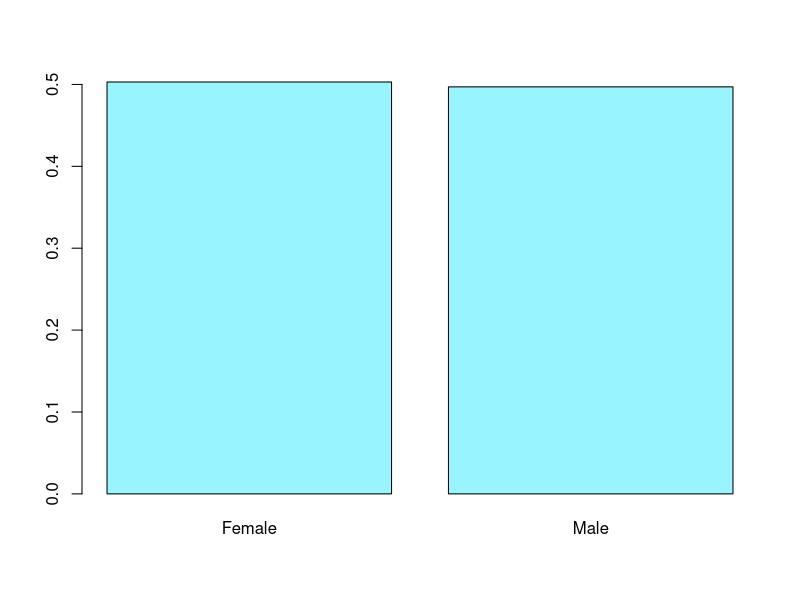
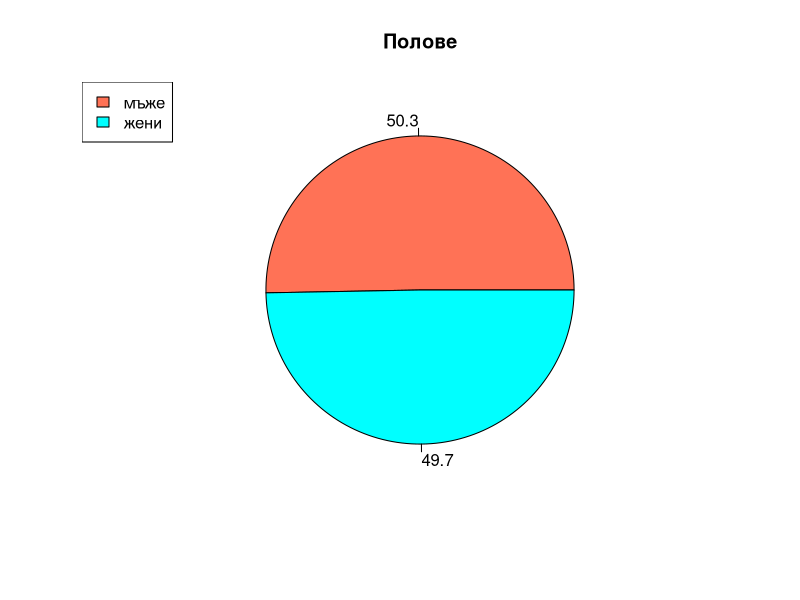
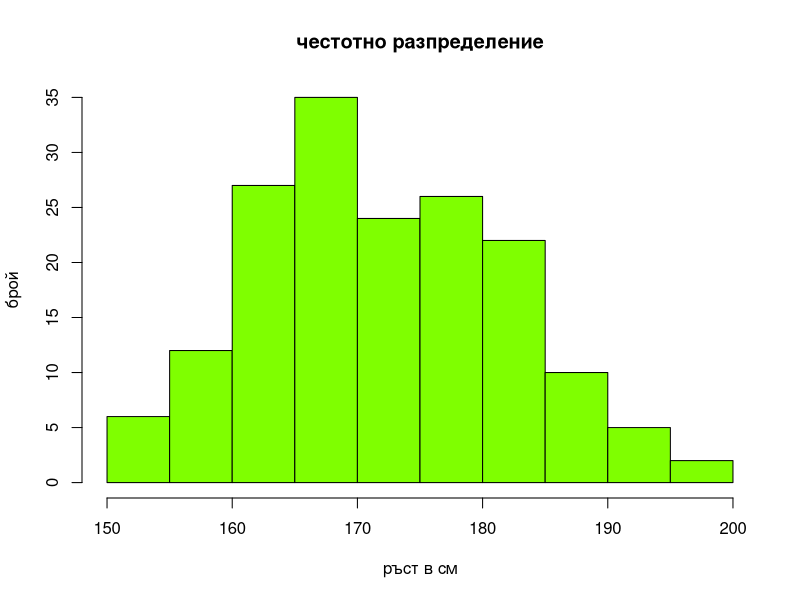
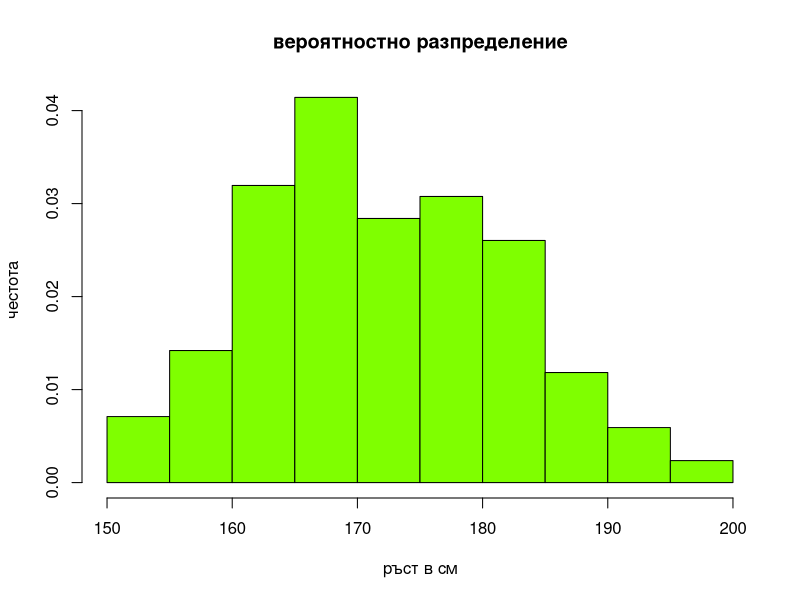
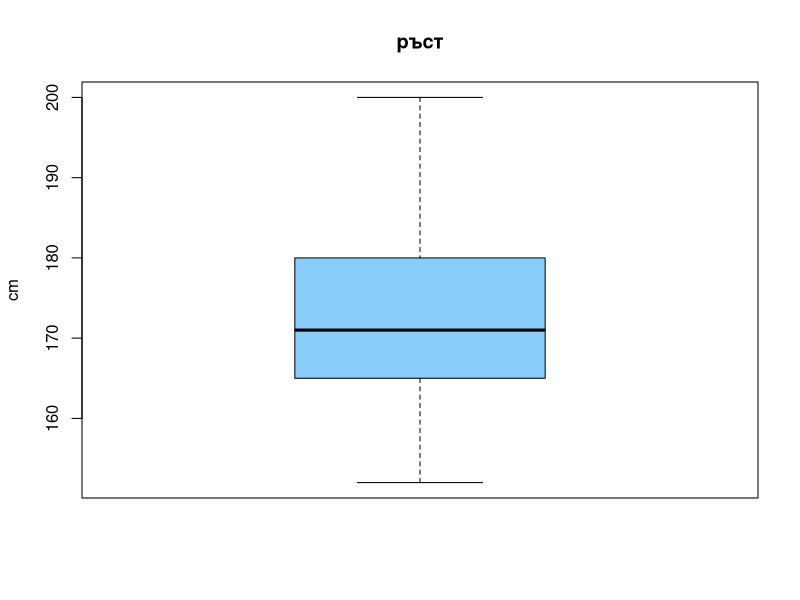
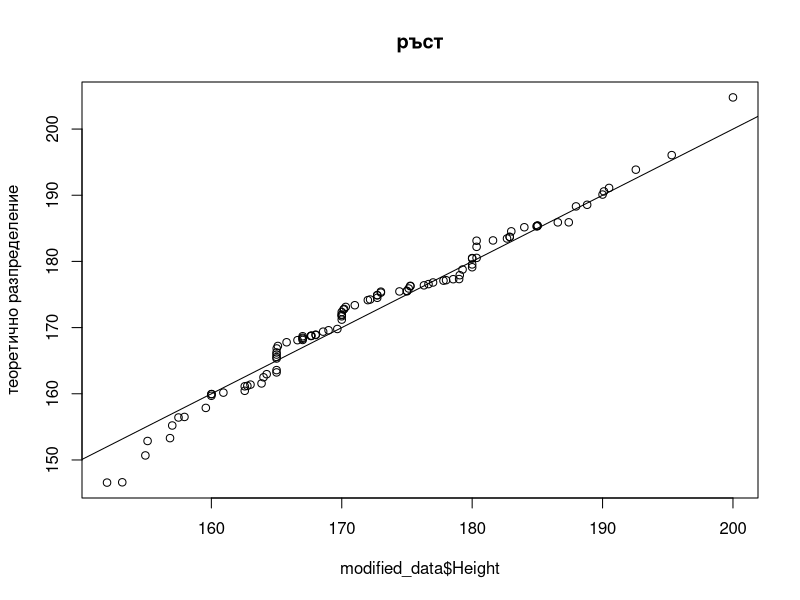
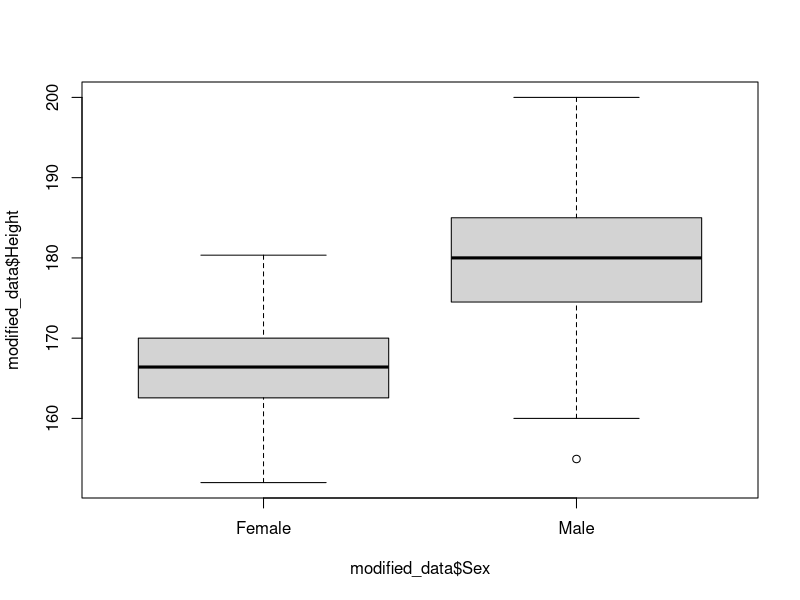
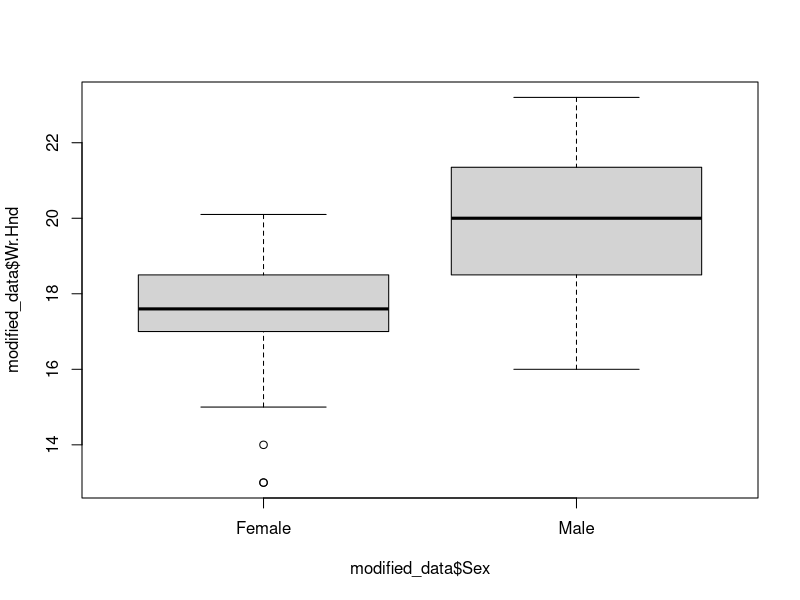

Reproduce these figures in R, in order.
# TODO 
# 
# 


# all columns in dataframe survey
# Sex, Wr.Hnd, NW.Hnd, W.Hnd, Fold, Pulse, Clap, Exer, Smoke, Height, M.I, Age

# wanted columns
# Sex(cat), Wr.Hnd(num cont), Pulse(num cont), Exer(cat), Smoke(cat), Height(num cont), Age(num cont)
 

# from the package MASS we are using the dataset survey
install.packages("MASS")

library("MASS") # or require("MASS")

# getting the wanted columns and removing NA values
columns_to_keep <- c("Sex", "Wr.Hnd", "Pulse", "Exer", "Smoke", "Height", "Age")

modified_data <- survey[columns_to_keep]

modified_data <- subset(modified_data, !is.na(modified_data$Sex) & 
                                    !is.na(modified_data$Wr.Hnd) & 
                                    !is.na(modified_data$Pulse) & 
                                    !is.na(modified_data$Exer) & 
                                    !is.na(modified_data$Smoke) & 
                                    !is.na(modified_data$Height) & 
                                    !is.na(modified_data$Age)) 
# maybe round Age?

# to write to csv file
write.csv(modified_data, 'D:\\surveyData.csv', row.names = FALSE)

# exercise, age, pulse
survey_observations <- dim(survey)[1]
survey_observations_ <- dim(modified_data)[1]


# 0. Анализ на една променлива
    # Sex (категорийна)
        # summary
        summary(modified_data$Sex)

        # barplot
        table_sex <- table(modified_data$Sex)
        barplot(height = prop.table(table(modified_data$Sex)), col = "cadetblue1")

        # piechart
        percents <- round(100*table_sex / sum(table_sex), 1)
        colors <- c("coral1", "cyan1")

        pie(x = table_sex, main = "Полове", labels = percents, col = colors)
        legend(x = "topleft", legend = c("мъже", "жени"), cex = 1, fill = colors)

        # резултатите показват, че разпределението е поравно между момичетата и момчетата

    # Height (числова непрекъсната)
        # summary
        summary(modified_data$Height)

        # hist
        hist(modified_data$Height, main = "честотно разпределение", xlab = "ръст в см", ylab = "брой", col = "chartreuse1")
        hist(modified_data$Height, main = "вероятностно разпределение", xlab = "ръст в см", ylab = "честота",
            col = "chartreuse1", prob = T)

        # boxplot
        boxplot(modified_data$Height, main = "ръст", ylab = "cm", col = "lightskyblue")

        # qqplot
        normal_distrib <- rnorm(n = 10^2, mean = mean(modified_data$Height), sd = sd(modified_data$Height))
        qqplot(modified_data$Height, normal_distrib, main = "ръст", ylab = "теоретично разпределение")
        abline(a = 0, b = 1)

    # Wr.Hnd (числова непрекъсната)
        # summary
        summary(modified_data$Wr.Hnd)
        # hist
        # boxplot
        # qqplot

# 2. Категорийни (обясняващи) VS числови (зависими)

boxplot(modified_data$Height ~ modified_data$Sex)
boxplot(modified_data$Wr.Hnd ~ modified_data$Sex)

boxplot(modified_data$Pulse ~ modified_data$Exer)
boxplot(modified_data$Pulse ~ modified_data$Smoke)


# 4. Числови (обясняващи) VS числови (зависими)

plot(modified_data$Height, modified_data$Wr.Hnd)

plot(modified_data$Height, modified_data$Pulse)
plot(modified_data$Age, modified_data$Pulse)

##################

# 1. Категорийни (обясняващи) VS категорийни (зависими)
barplot(prop.table(x = table(modified_data$Exer, modified_data$Sex), margin = 2), legend.text = T)

barplot(prop.table(x = table(survey$Exer, survey$Sex), margin = 2), legend.text = T)
barplot(prop.table(x = table(survey$Sex, survey$Exer), margin = 2), legend.text = T)


# old ideas #######################
# have to remove na
sexes <- survey$Sex
heights <- survey$Height
handWidth <- survey$Wr.Hnd

hist(heights)
mean(heights, na.rm = T)
sd(heights, na.rm = T)

hist(handWidth)
mean(handWidth, na.rm = T)
sd(handWidth, na.rm = T)

students <- data.frame(sexes, heights, handWidth)

t1 <- boxplot(students$heights ~ students$sexes)
t2 <- boxplot(students$handWidth ~ students$sexes)

# ################
# numbered variables
    # pointsPerGame
    # reboundsPerGame
# category variables
    # "guard", "forward", "center"

playerNames <- c("Klay Thompson", "Kyrie Irving", "James Harden", "Kemba Walker",
            "Khris Middleton", "Jimmy Butler", "Gordon Hayward", "Jayson Tatum",
             "Dwight Howard", "Nicola Jokic", "Nikola Vucevic", "Andre Drummond")

pointsPerGame <- c(19.5, 22.4, 24.6, 21.0,
                    15.7, 16.7, 15.2, 15.2,
                    17.2, 16.3, 15.7, 14.3)

reboundsPerGame <- c(3.5, 3.7, 5.2, 3.9, 
                       4.5, 4.9, 4.3, 5.6,
                        12.6, 9.5, 10.2, 13.8)

fieldPositions <- c("guard", "guard", "guard", "guard", 
                    "forward", "forward", "forward", "forward", 
                    "center", "center", "center", "center")

basketball <- data.frame(playerNames, pointsPerGame, reboundsPerGame, fieldPositions)

boxplot(basketball$pointsPerGame[fieldPositions ==  "guard"], 
        basketball$pointsPerGame[fieldPositions == "forward"], 
        basketball$pointsPerGame[fieldPositions == "center"], 
        col = rainbow(3), 
        names = c("guard pts", "forward pts", "forward pts"))

boxplot(basketball$reboundsPerGame[fieldPositions ==  "guard"], 
        basketball$reboundsPerGame[fieldPositions == "forward"], 
        basketball$reboundsPerGame[fieldPositions == "center"], 
        col = rainbow(3), 
        names = c("guard rebs", "forward rebs", "forward rebs"))

hist(x = basketball$pointsPerGame, col = "green", xlab = "ppg")
